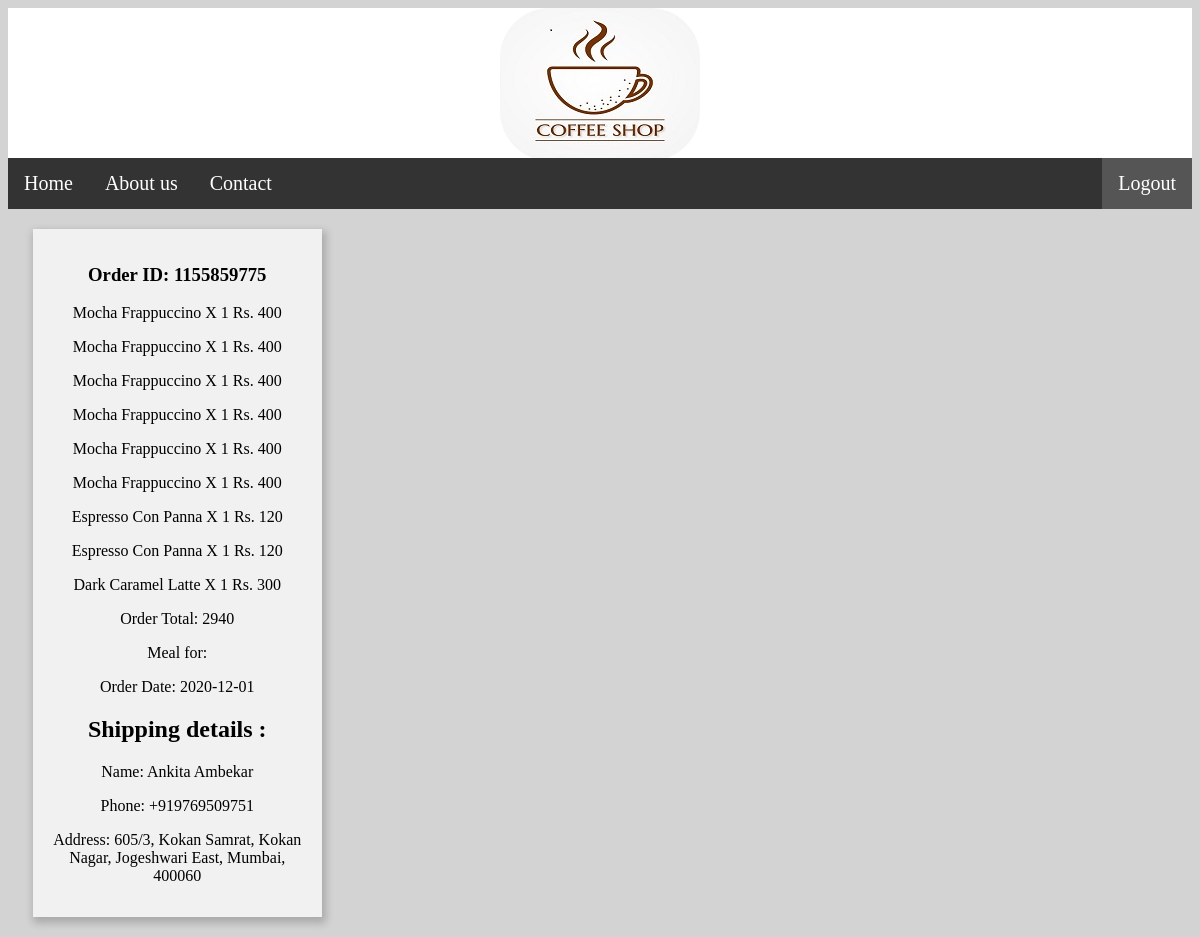
The app's page /order.php with its own data.
### tables this page shows
CREATE TABLE `order` (
  `indx` int(7) NOT NULL,
  `id` text NOT NULL,
  `user` text NOT NULL,
  `name` text NOT NULL,
  `phone` text NOT NULL,
  `address` text NOT NULL,
  `date` text NOT NULL,
  `time` text NOT NULL,
  `dish` text NOT NULL,
  `price` text NOT NULL,
  `qty` int(5) NOT NULL,
  `order_time` timestamp NOT NULL DEFAULT current_timestamp()
);

### order.php (the view, shortened to what this page needs)
<!DOCTYPE html>
<html>
<head>
</head>
<body>
   <div id="header1">
    <center><img src="logof.jpg" alt="adminlogo" id="adminlogo">
    </center>
  </div>
	<ul>
  <li><a href="home.html">Home</a></li>
  <li><a href="about.html">About us</a></li>
  <li><a href="contact.html">Contact</a></li>
  <li style="float:right"><a class="active" href="logout.php">Logout</a></li>
</ul>
<div class='container'>
  <?php
include('db.php');
$user=$_SESSION['username'];
$q="select distinct id,time,name,date,phone,address from `order` where user='$user' ORDER BY order_time DESC";
$res=mysqli_query($con,$q);
$tot=0;
while($r1=mysqli_fetch_assoc($res)){
  $id=$r1['id'];
  $q2="select * from `order` where id='$id'";
  $res2=mysqli_query($con,$q2);
  ?>
<div class="row">
  <div class="column">
    <div class="card">
      <h3>Order ID: <?php echo $id;?></h3>
      <?php
      while($r2=mysqli_fetch_assoc($res2)){
        ?>
      <p><?php echo $r2['dish'];?><?php echo ' X '.$r2['qty'];?><?php echo ' Rs. '.$r2['price']*$r2['qty'];?></p>
    <?php $tot+=$r2['price']*$r2['qty'];}?>
    <p>Order Total: <?php echo $tot;?></p>
      <p>Meal for: <?php echo $r1['time'];?></p>
      <p>Order Date: <?php echo $r1['date'];?></p>
      <h2>Shipping details : </h2>
      <p>Name: <?php echo $r1['name'];?></p>
      <p>Phone: <?php echo $r1['phone'];?></p>
      <p>Address: <?php echo $r1['address'];?></p>
    </div>
  </div>
</div>
<?php } ?>
</div>
</body>
</html>

### order.php (style rules this page uses)
body { background: lightgrey; }
#header1 { width: 100%; height: 150px; background: White; color: white; }
#adminlogo { background: white; border-radius: 50px; }
ul { list-style-type: none; margin: 0; padding: 0; overflow: hidden; background-color: #333; position: -webkit-sticky; position: sticky; top: 0; }
li { float: left; font-family: bazooka; font-size: 20px; }
li a { display: block; color: white; text-align: center; padding: 14px 16px; text-decoration: none; }
.active { background-color: #555; }
img { display: block; margin-left: auto; margin-right: auto; }
.container { margin: 20px; }
.column { float: left; width: 25%; padding: 0 10px; }
.row { margin: 0 -5px; }
.row:after { content: ""; display: table; clear: both; }
.card { box-shadow: 2px 4px 8px 2px rgba(0, 0, 0, 0.2); padding: 16px; text-align: center; background-color: #f1f1f1; }

### records on screen
order: dish "Mocha Frappuccino", qty "1", $r2['price']*$r2['qty'] "400"
order: dish "Mocha Frappuccino", qty "1", $r2['price']*$r2['qty'] "400"
order: dish "Mocha Frappuccino", qty "1", $r2['price']*$r2['qty'] "400"
order: dish "Mocha Frappuccino", qty "1", $r2['price']*$r2['qty'] "400"
order: dish "Mocha Frappuccino", qty "1", $r2['price']*$r2['qty'] "400"
order: dish "Mocha Frappuccino", qty "1", $r2['price']*$r2['qty'] "400"
order: dish "Espresso Con Panna", qty "1", $r2['price']*$r2['qty'] "120"
order: dish "Espresso Con Panna", qty "1", $r2['price']*$r2['qty'] "120"
order: dish "Dark Caramel Latte", qty "1", $r2['price']*$r2['qty'] "300"

### other values on screen
$id "1155859775"
$tot "2940"
$r1['date'] "2020-12-01"
$r1['name'] "Ankita Ambekar"
$r1['phone'] "+919769509751"
$r1['address'] "605/3, Kokan Samrat, Kokan Nagar, Jogeshwari East, Mumbai, 400060"
